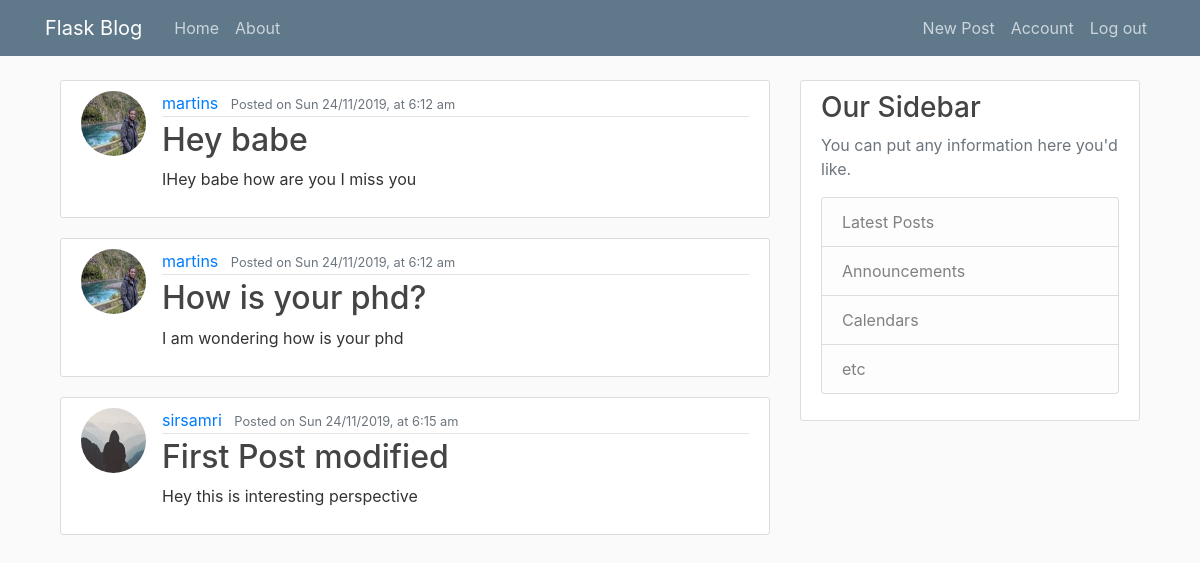
/home (signed in), run on the app's committed database.
### flaskblog/models.py (models this page shows, shortened)
class Post(db.Model):
    id = db.Column(db.Integer, primary_key=True)
    title = db.Column(db.String(100), nullable=False)
    date_posted = db.Column(db.DateTime, nullable=False, default=datetime.utcnow)
    content = db.Column(db.Text, nullable=False)
    user_id = db.Column(db.Integer, db.ForeignKey('user.id'), nullable=False)

class User(db.Model, UserMixin):
    id = db.Column(db.Integer, primary_key=True)
    username = db.Column(db.String(20), unique=True, nullable=False)
    email = db.Column(db.String(120), unique=True, nullable=False)
    image_file = db.Column(db.String(20), nullable=False, default='default.jpg')
    password = db.Column(db.String(20), nullable=False)
    posts = db.relationship('Post', backref='author', lazy=True)

### flaskblog/routes.py (the view)
@app.route('/')
@app.route('/home')
def home():
    posts = Post.query.all()
    return render_template('home.html', posts=posts)

### flaskblog/models.py (called while the page is built)
@login_manager.user_loader
def load_user(user_id):
    return User.query.get(int(user_id))

### flaskblog/templates/home.html
{% extends "layout.html" %}
{% block content %}
    {% for post in posts %}
        <article class="media content-section">
          <img class="rounded-circle article-img" src="{{ url_for('static', filename='img/' + post.author.image_file) }}">
            <div class="media-body">
              <div class="article-metadata">
                <a class="mr-2" href="#">{{ post.author.username }}</a>
                <small class="text-muted"> Posted on {{ moment(post.date_posted).format('ddd D/M/YYYY, [at] h:mm a') }}</small>
              </div>
              <h2><a class="article-title" href="{{ url_for('post', post_id=post.id) }}">{{ post.title }}</a></h2>
              <p class="article-content">{{ post.content }}</p>
            </div>
        </article>
    {% endfor %}
{% endblock content %}

### flaskblog/static/main.css (style rules this page uses)
body { background: #fafafa; color: #333333; margin-top: 5rem; }
h1, h2, h3, h4, h5, h6 { color: #444444; }
.content-section { background: #ffffff; padding: 10px 20px; border: 1px solid #dddddd; border-radius: 3px; margin-bottom: 20px; }
.article-title { color: #444444; }
.article-content { white-space: pre-line; }
.article-img { height: 65px; width: 65px; margin-right: 16px; }
.article-metadata { padding-bottom: 1px; margin-bottom: 4px; border-bottom: 1px solid #e3e3e3 }

### data on the page
Post: image_file (picture), author.username "martins", date_posted "Sun 24/11/2019, at 6:12 am", title "Hey babe", content "IHey babe how are you I miss you"
Post: image_file (picture), author.username "martins", date_posted "Sun 24/11/2019, at 6:12 am", title "How is your phd?", content "I am wondering how is your phd"
Post: image_file (placeholder picture), author.username "sirsamri", date_posted "Sun 24/11/2019, at 6:15 am", title "First Post modified", content "Hey this is interesting perspective"
